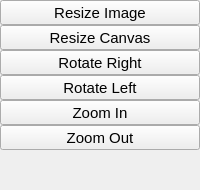
        <widget class="QWidget" name="canvasPage">
         <property name="accessibleName">
          <string>shortcut</string>
         </property>
         <layout class="QVBoxLayout" name="verticalLayout_2">
          <property name="spacing">
           <number>0</number>
          </property>
          <property name="leftMargin">
           <number>0</number>
          </property>
          <property name="topMargin">
           <number>0</number>
          </property>
          <property name="rightMargin">
           <number>0</number>
          </property>
          <property name="bottomMargin">
           <number>0</number>
          </property>
          <item>
           <widget class="QToolButton" name="resizeimage">
            <property name="sizePolicy">
             <sizepolicy hsizetype="Preferred" vsizetype="Fixed">
              <horstretch>0</horstretch>
              <verstretch>0</verstretch>
             </sizepolicy>
            </property>
            <property name="minimumSize">
             <size>
              <width>0</width>
              <height>22</height>
             </size>
            </property>
            <property name="maximumSize">
             <size>
              <width>16777215</width>
              <height>231</height>
             </size>
            </property>
            <property name="font">
             <font>
              <pointsize>11</pointsize>
             </font>
            </property>
            <property name="focusPolicy">
             <enum>Qt::NoFocus</enum>
            </property>
            <property name="text">
             <string>Resize Image</string>
            </property>
            <property name="icon">
             <iconset resource="../icons.qrc">
              <normaloff>:/icons/fullexit.svg</normaloff>:/icons/fullexit.svg</iconset>
            </property>
            <property name="iconSize">
             <size>
              <width>22</width>
              <height>22</height>
             </size>
            </property>
            <property name="toolButtonStyle">
             <enum>Qt::ToolButtonTextBesideIcon</enum>
            </property>
           </widget>
          </item>
          <item>
           <widget class="QToolButton" name="resizecanvas">
            <property name="sizePolicy">
             <sizepolicy hsizetype="Preferred" vsizetype="Fixed">
              <horstretch>0</horstretch>
              <verstretch>0</verstretch>
             </sizepolicy>
            </property>
            <property name="minimumSize">
             <size>
              <width>0</width>
              <height>22</height>
             </size>
            </property>
            <property name="maximumSize">
             <size>
              <width>16777215</width>
              <height>220</height>
             </size>
            </property>
            <property name="font">
             <font>
              <pointsize>11</pointsize>
             </font>
            </property>
            <property name="focusPolicy">
             <enum>Qt::NoFocus</enum>
            </property>
            <property name="text">
             <string>Resize Canvas</string>
            </property>
            <property name="icon">
             <iconset resource="../icons.qrc">
              <normaloff>:/icons/fullscreen.svg</normaloff>:/icons/fullscreen.svg</iconset>
            </property>
            <property name="iconSize">
             <size>
              <width>22</width>
              <height>22</height>
             </size>
            </property>
            <property name="toolButtonStyle">
             <enum>Qt::ToolButtonTextBesideIcon</enum>
            </property>
           </widget>
          </item>
          <item>
           <widget class="QToolButton" name="rotateright">
            <property name="sizePolicy">
             <sizepolicy hsizetype="Preferred" vsizetype="Fixed">
              <horstretch>0</horstretch>
              <verstretch>0</verstretch>
             </sizepolicy>
            </property>
            <property name="minimumSize">
             <size>
              <width>0</width>
              <height>22</height>
             </size>
            </property>
            <property name="maximumSize">
             <size>
              <width>16777215</width>
              <height>220</height>
             </size>
            </property>
            <property name="font">
             <font>
              <pointsize>11</pointsize>
             </font>
            </property>
            <property name="focusPolicy">
             <enum>Qt::NoFocus</enum>
            </property>
            <property name="text">
             <string>Rotate Right</string>
            </property>
            <property name="icon">
             <iconset resource="../icons.qrc">
              <normaloff>:/icons/rotate_right.svg</normaloff>:/icons/rotate_right.svg</iconset>
            </property>
            <property name="iconSize">
             <size>
              <width>22</width>
              <height>22</height>
             </size>
            </property>
            <property name="toolButtonStyle">
             <enum>Qt::ToolButtonTextBesideIcon</enum>
            </property>
           </widget>
          </item>
          <item>
           <widget class="QToolButton" name="rotateleft">
            <property name="sizePolicy">
             <sizepolicy hsizetype="Preferred" vsizetype="Fixed">
              <horstretch>0</horstretch>
              <verstretch>0</verstretch>
             </sizepolicy>
            </property>
            <property name="minimumSize">
             <size>
              <width>0</width>
              <height>22</height>
             </size>
            </property>
            <property name="maximumSize">
             <size>
              <width>16777215</width>
              <height>220</height>
             </size>
            </property>
            <property name="font">
             <font>
              <pointsize>11</pointsize>
             </font>
            </property>
            <property name="focusPolicy">
             <enum>Qt::NoFocus</enum>
            </property>
            <property name="text">
             <string>Rotate Left</string>
            </property>
            <property name="icon">
             <iconset resource="../icons.qrc">
              <normaloff>:/icons/rotate_left.svg</normaloff>:/icons/rotate_left.svg</iconset>
            </property>
            <property name="iconSize">
             <size>
              <width>22</width>
              <height>22</height>
             </size>
            </property>
            <property name="toolButtonStyle">
             <enum>Qt::ToolButtonTextBesideIcon</enum>
            </property>
           </widget>
          </item>
          <item>
           <widget class="QToolButton" name="zoomin">
            <property name="sizePolicy">
             <sizepolicy hsizetype="Preferred" vsizetype="Fixed">
              <horstretch>0</horstretch>
              <verstretch>0</verstretch>
             </sizepolicy>
            </property>
            <property name="minimumSize">
             <size>
              <width>0</width>
              <height>22</height>
             </size>
            </property>
            <property name="maximumSize">
             <size>
              <width>16777215</width>
              <height>220</height>
             </size>
            </property>
            <property name="font">
             <font>
              <pointsize>11</pointsize>
             </font>
            </property>
            <property name="focusPolicy">
             <enum>Qt::NoFocus</enum>
            </property>
            <property name="text">
             <string>Zoom In</string>
            </property>
            <property name="icon">
             <iconset resource="../icons.qrc">
              <normaloff>:/icons/zoom_in.svg</normaloff>:/icons/zoom_in.svg</iconset>
            </property>
            <property name="iconSize">
             <size>
              <width>22</width>
              <height>22</height>
             </size>
            </property>
            <property name="toolButtonStyle">
             <enum>Qt::ToolButtonTextBesideIcon</enum>
            </property>
           </widget>
          </item>
          <item>
           <widget class="QToolButton" name="zoomout">
            <property name="sizePolicy">
             <sizepolicy hsizetype="Preferred" vsizetype="Fixed">
              <horstretch>0</horstretch>
              <verstretch>0</verstretch>
             </sizepolicy>
            </property>
            <property name="minimumSize">
             <size>
              <width>0</width>
              <height>22</height>
             </size>
            </property>
            <property name="maximumSize">
             <size>
              <width>16777215</width>
              <height>220</height>
             </size>
            </property>
            <property name="font">
             <font>
              <pointsize>11</pointsize>
             </font>
            </property>
            <property name="focusPolicy">
             <enum>Qt::NoFocus</enum>
            </property>
            <property name="text">
             <string>Zoom Out</string>
            </property>
            <property name="icon">
             <iconset resource="../icons.qrc">
              <normaloff>:/icons/zoom_out.svg</normaloff>:/icons/zoom_out.svg</iconset>
            </property>
            <property name="iconSize">
             <size>
              <width>22</width>
              <height>22</height>
             </size>
            </property>
            <property name="toolButtonStyle">
             <enum>Qt::ToolButtonTextBesideIcon</enum>
            </property>
           </widget>
          </item>
          <item>
           <spacer name="verticalSpacer_4">
            <property name="orientation">
             <enum>Qt::Vertical</enum>
            </property>
            <property name="sizeHint" stdset="0">
             <size>
              <width>20</width>
              <height>40</height>
             </size>
            </property>
           </spacer>
          </item>
         </layout>
        </widget>
